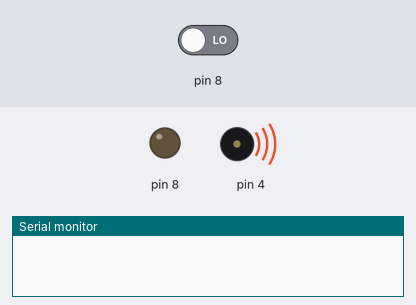
Bench run of a sketch on a simulated Arduino Uno, built with avr-gcc and run on an emulated ATmega328P. Parts: output pins drawn as LEDs (lit = HIGH), buzzer (waves = sounding), the last lines printed to the serial monitor. The test bench sets the inputs (shaded band); at power-on: pin 8 LOW.

Above: at 0.1 s.
At 1.1 s:
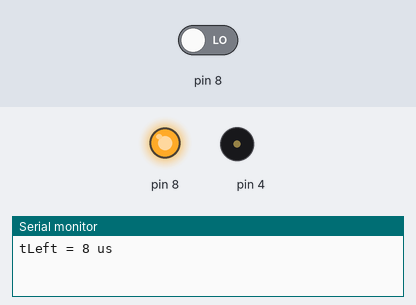
Timing chart, 0 to 2.6 s (numbered marks = the images above):
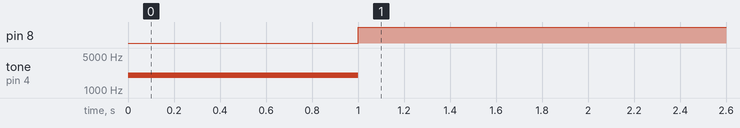

Measured:
- by itself, pin 8: LOW → HIGH at 1.0 s

The sketch:

Test.ino
```cpp
void setup()
{
  tone(4, 2000, 1000);
  delay(1000);

  Serial.begin(9600);
}

void loop()
{
  long tLeft = rcTime(8);

  Serial.print("tLeft = ");
  Serial.print(tLeft);
  Serial.println(" us");

  delay(1000);
}

long rcTime(int pin)
{
  pinMode(pin, OUTPUT);
  digitalWrite(pin, HIGH);
  delay(1);
  pinMode(pin, INPUT);
  digitalWrite(pin, LOW);
  long time = micros();
  while(digitalRead(pin));
  time = micros() - time;
  return time;
}
```
